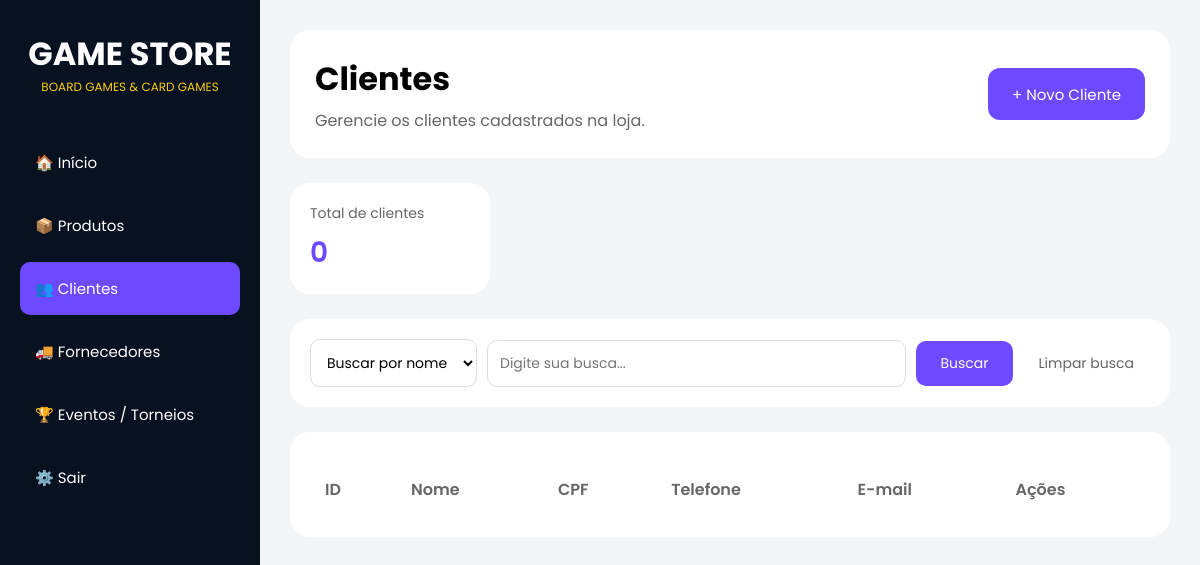
Before: /clientes with the older database file.
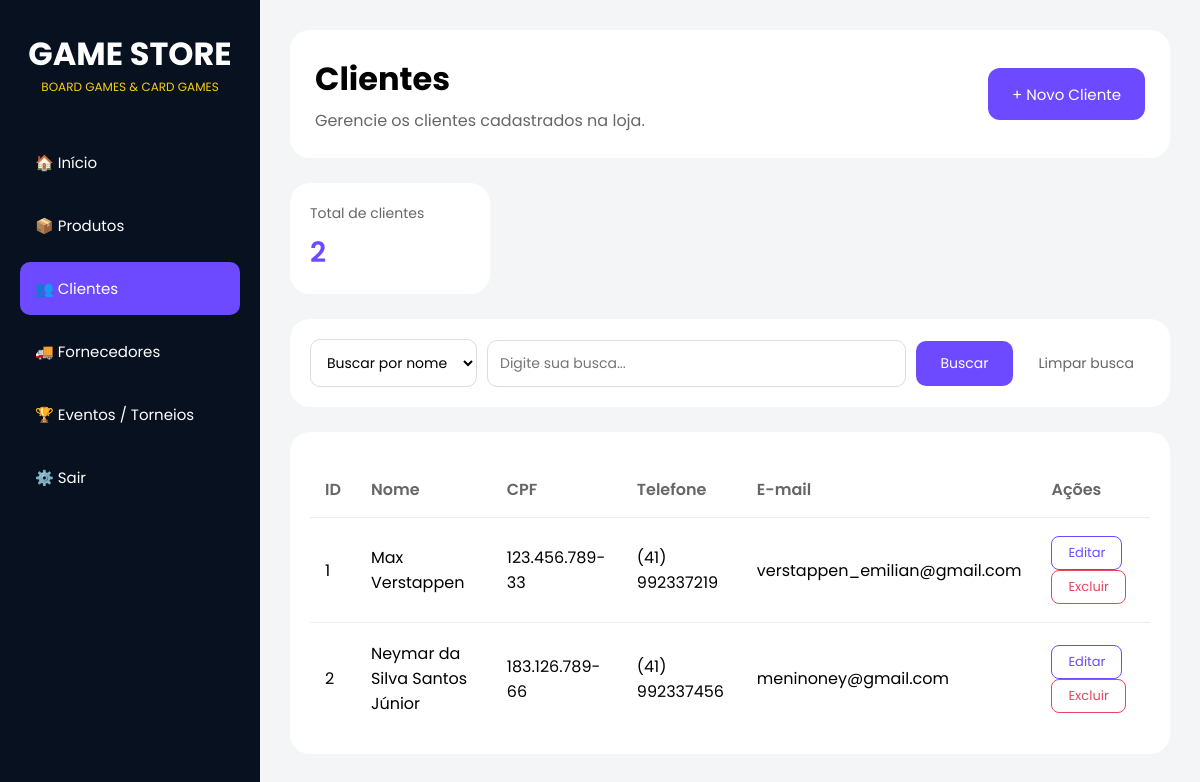
After: the same page with the newer database file.
### tables this page shows
CREATE TABLE clientes(
            id INTEGER NOT NULL PRIMARY KEY AUTOINCREMENT,
            nome TEXT NOT NULL, 
            cpf TEXT NOT NULL UNIQUE,
            telefone TEXT NOT NULL,
            email TEXT NOT NULL UNIQUE
        );

### routes.py (the view)
@app.route("/clientes")
def clientes():
    criar_tabela_clientes()
    lista = listar_clientes()
    return render_template(
        "clientes.html",
        clientes = lista,
        total_clientes = len(lista),
        modo="criar"
    )

### database.py (called while the page is built)
def conectar():
    return sqlite3.connect(CAMINHO_BANCO)

### modules/clientes.py (called while the page is built)
def criar_tabela_clientes():
    conexao = conectar()
    cursor = conexao.cursor()
    cursor.execute("""
        CREATE TABLE IF NOT EXISTS clientes(
            id INTEGER NOT NULL PRIMARY KEY AUTOINCREMENT,
            nome TEXT NOT NULL,
            cpf TEXT NOT NULL UNIQUE,
            telefone TEXT NOT NULL,
            email TEXT NOT NULL UNIQUE
        )""")
    conexao.commit() #salvar as alteracoes
    conexao.close()

def listar_clientes():
    conexao = conectar()
    cursor = conexao.cursor()
    cursor.execute("""SELECT * FROM clientes""")
    resultado = cursor.fetchall()
    conexao.close()
    return resultado

### templates/clientes.html (shortened to what this page needs)
<!DOCTYPE html>
<html lang="pt-BR">
<head>
  <link rel="stylesheet" href="{{ url_for('static', filename='clientes.css') }}" />
</head>
<body>
  <div class="sidebar">
    <div class="logo">
      <h1>GAME STORE</h1>
      <p>BOARD GAMES & CARD GAMES</p>
    </div>
    <div class="menu">
      <a href="/">🏠 Início</a>
      <a href="/produtos">📦 Produtos</a>
      <a href="/clientes" class="active">👥 Clientes</a>
      <a href="/fornecedores">🚚 Fornecedores</a>
      <a href="/eventos">🏆 Eventos / Torneios</a>
      <a href="#">⚙️ Sair</a>
    </div>
  </div>
  <div class="main">
    <div class="topo">
      <div class="titulo-subt">
        <h1>Clientes</h1>
        <p>Gerencie os clientes cadastrados na loja.</p>
      </div>
      <button class="btn-novo" onclick="mostrarFormulario()">+ Novo Cliente</button>
    </div>
    <div class="card-resumo">
      <div class="resumo-item">
        <span class="resumo-label">Total de clientes</span>
        <strong class="resumo-valor">{{ total_clientes }}</strong>
      </div>
    </div>
    <div class="card-busca">
        <form action="/clientes/buscar" method="POST">
            <select name="tipo_busca">
                <option value="nome">Buscar por nome</option>
            </select>
            <input type="text" name="termo" placeholder="Digite sua busca..." required />
            <button type="submit" class="btn-buscar">Buscar</button>
            <a href="/clientes" class="btn-limpar">Limpar busca</a>
        </form>
    </div>
    <div class="card-tabela">
      <table>
        <thead>
          <tr>
            <th>ID</th>
            <th>Nome</th>
            <th>CPF</th>
            <th>Telefone</th>
            <th>E-mail</th>
            <th>Ações</th>
          </tr>
        </thead>
        <tbody>
          {% for cliente in clientes %}
          <tr>
            <td>{{ cliente[0] }}</td>
            <td>{{ cliente[1] }}</td>
            <td>{{ cliente[2] }}</td>
            <td>{{ cliente[3] }}</td>
            <td>{{ cliente[4] }}</td>
            <td>
              <form action="/clientes/editar/{{ cliente[0] }}" method="GET" style="display:inline;">
                <button type="submit" class="btn-editar">Editar</button>
              </form>
              <form action="/clientes/excluir/{{ cliente[0] }}" method="POST" style="display:inline;">
                <button type="submit" class="btn-excluir">Excluir</button>
              </form>
            </td>
          </tr>
          {% endfor %}
        </tbody>
      </table>
    </div>
  </div>
</body>
</html>

### static/clientes.css (style rules this page uses)
* { margin: 0; padding: 0; box-sizing: border-box; font-family: "Poppins", sans-serif; }
body { background: #f4f5f7; display: flex; }
.sidebar { width: 260px; height: 100vh; background: #081120; color: white; padding: 30px 20px; position: fixed; }
.logo { text-align: center; margin-bottom: 40px; }
.logo h1 { font-size: 32px; }
.logo p { color: #facc15; font-size: 12px; }
.menu { display: flex; flex-direction: column; gap: 10px; }
.menu a { text-decoration: none; color: white; padding: 15px; border-radius: 10px; transition: 0.3s; font-size: 15px; }
.menu a.active { background: #6d4aff; }
.main { margin-left: 260px; width: calc(100% - 260px); padding: 30px; }
.topo { display: flex; align-items: center; gap: 20px; background: white; padding: 25px; border-radius: 20px; margin-bottom: 25px; }
.titulo-subt { flex: 1; }
.titulo-subt h1 { margin-bottom: 5px; }
.titulo-subt p { color: #666; }
.btn-novo { height: 52px; padding: 0 24px; border: none; border-radius: 12px; font-size: 15px; cursor: pointer; transition: 0.3s; background: #6d4aff; color: white; }
.card-resumo { display: flex; gap: 16px; margin-bottom: 25px; }
.resumo-item { background: white; border-radius: 20px; padding: 20px; min-width: 200px; }
.resumo-label { font-size: 14px; color: #666; display: block; margin-bottom: 8px; }
.resumo-valor { font-size: 28px; color: #6d4aff; font-weight: 600; }
.card-tabela { background: white; border-radius: 20px; padding: 20px; }
table { width: 100%; border-collapse: collapse; margin-top: 10px; }
th { text-align: left; color: #666; font-weight: 600; padding: 15px; }
td { padding: 18px 15px; border-top: 1px solid #eee; }
.btn-editar { background: none; border: 1px solid #6d4aff; color: #6d4aff; padding: 6px 16px; border-radius: 8px; font-size: 13px; cursor: pointer; font-family: "Poppins", sans-serif; transition: 0.3s; margin-right: 6px; }
.btn-excluir { background: none; border: 1px solid #e94560; color: #e94560; padding: 6px 16px; border-radius: 8px; font-size: 13px; cursor: pointer; font-family: "Poppins", sans-serif; transition: 0.3s; }
.card-busca { background: white; border-radius: 20px; padding: 20px; margin-bottom: 25px; }
.card-busca form { display: flex; gap: 10px; align-items: center; }
.card-busca select { padding: 12px; border: 1px solid #ddd; border-radius: 10px; font-size: 14px; font-family: "Poppins", sans-serif; background: white; cursor: pointer; }
.card-busca input { flex: 1; padding: 12px; border: 1px solid #ddd; border-radius: 10px; font-size: 14px; font-family: "Poppins", sans-serif; }
.btn-buscar { border: none; background: #6d4aff; color: white; padding: 12px 24px; border-radius: 10px; font-size: 14px; cursor: pointer; font-family: "Poppins", sans-serif; transition: 0.3s; }
.btn-limpar { text-decoration: none; color: #666; font-size: 14px; padding: 12px 16px; border-radius: 10px; transition: 0.3s; }

Changed rows visible on the page:
added clientes: id "1", nome "Max Verstappen", cpf "123.456.789-33", telefone "(41) 992337219", email "verstappen_emilian@gmail.com"
added clientes: id "2", nome "Neymar da Silva Santos Júnior", cpf "183.126.789-66", telefone "(41) 992337456", email "meninoney@gmail.com"
Other visible differences:
{{ total_clientes }}: "0" → "2"
